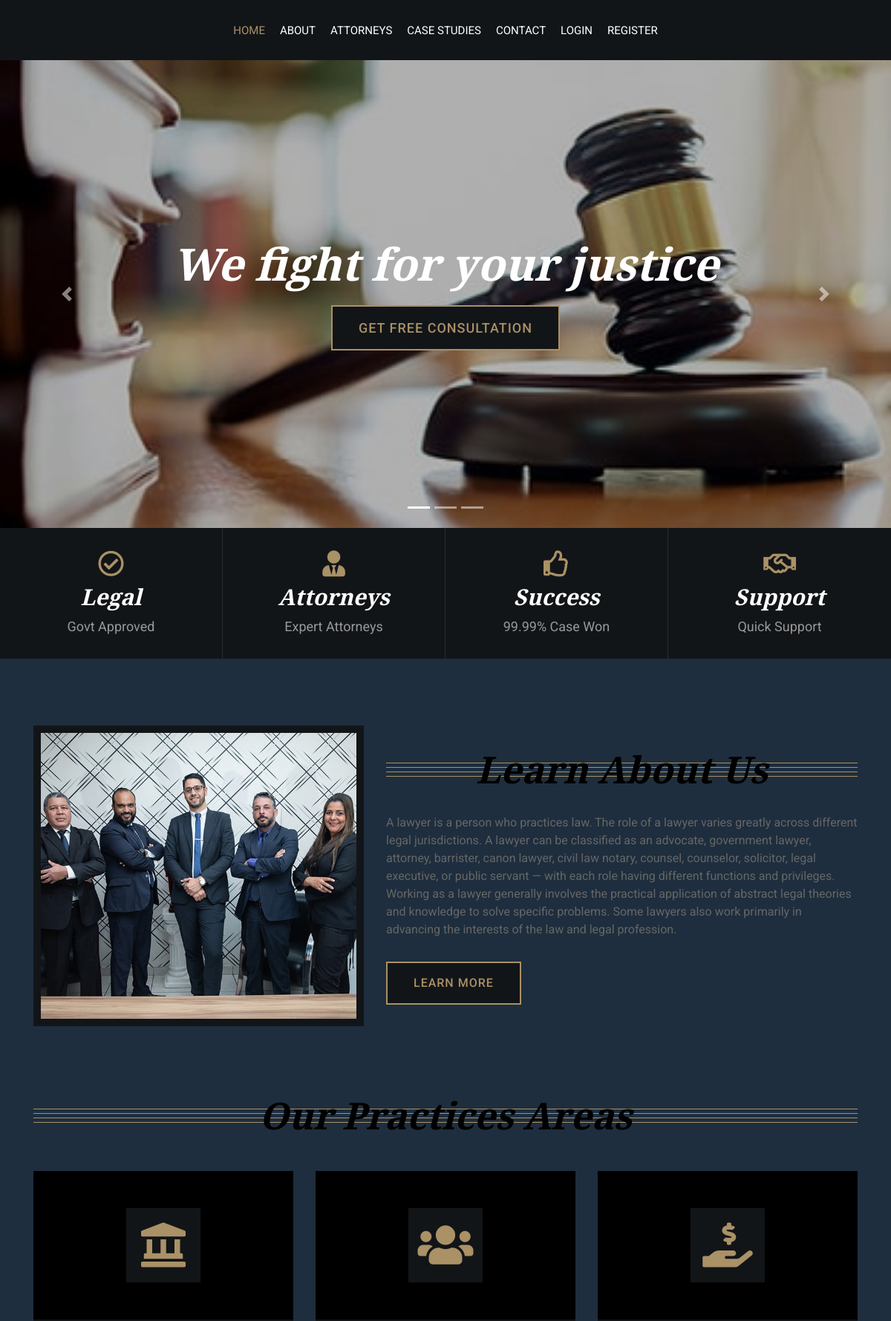
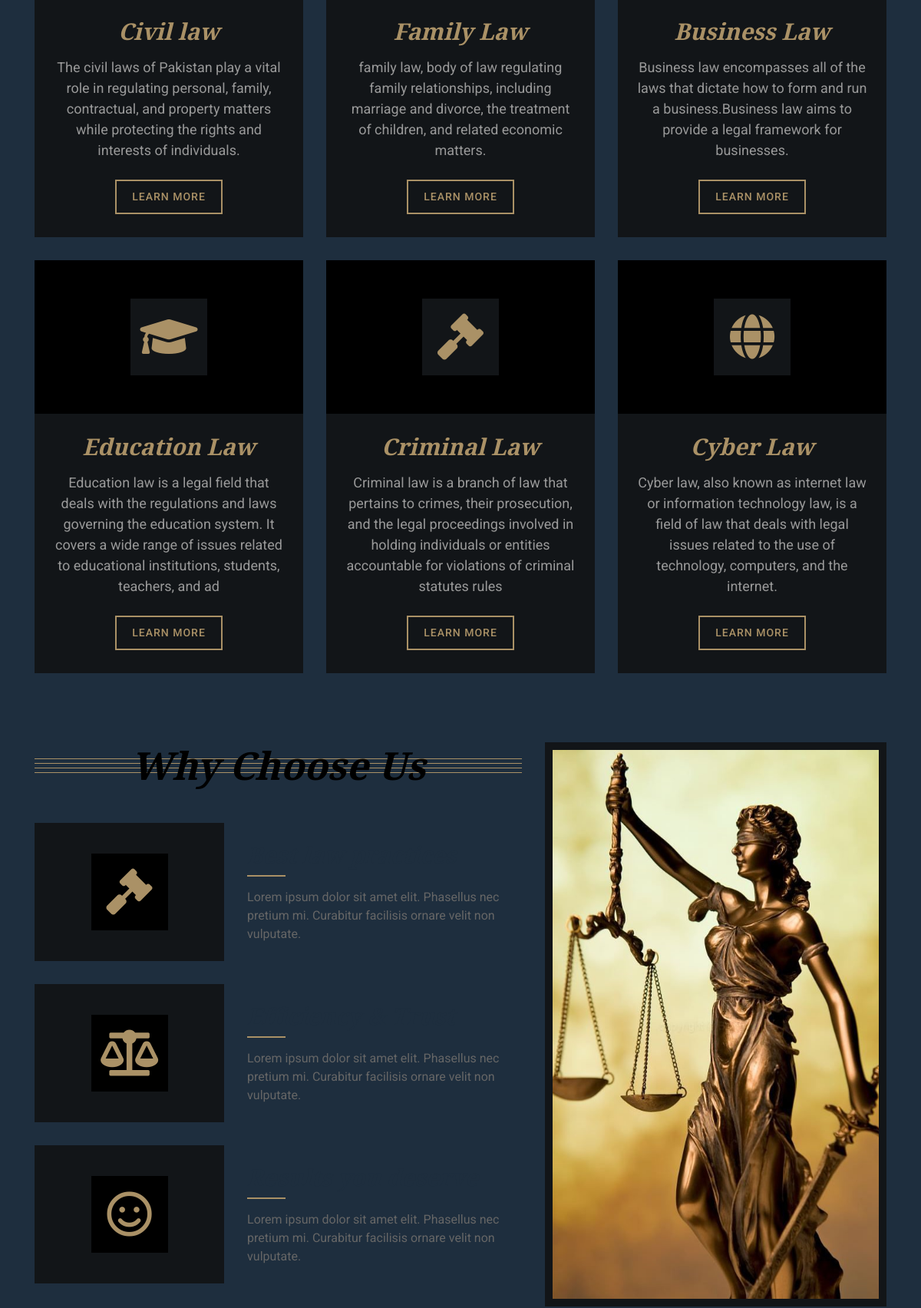
The page / (upper part) on the database its author committed (2 pictures, top to bottom).
### tables this page shows
CREATE TABLE `law` (
  `law_id` int(11) NOT NULL,
  `law_name` varchar(255) NOT NULL,
  `law_description` varchar(200) NOT NULL,
  `law_logo` varchar(200) NOT NULL,
  `type` varchar(200) NOT NULL,
  `status` varchar(200) NOT NULL
);

### index.php (the view, shortened to what this page needs)
<?php require "hader/navbar.php" ?>
<?php require "connection/connection.php" ?>
<?php
$law_sql = "SELECT * FROM `law`";
$law_prepare = $connection->prepare($law_sql);
$law_prepare->execute();
$law_fetch = $law_prepare->fetchAll(PDO::FETCH_ASSOC);
?>
            <div id="carousel" class="carousel slide" data-ride="carousel">
                <ol class="carousel-indicators">
                    <li data-target="#carousel" data-slide-to="0" class="active"></li>
                    <li data-target="#carousel" data-slide-to="1"></li>
                    <li data-target="#carousel" data-slide-to="2"></li>
                </ol>
                <div class="carousel-inner">
                    <div class="carousel-item active">
                        <img src="img/portfolio-2.jpg" alt="Carousel Image">
                        <div class="carousel-caption">
                            <h1 class="animated fadeInLeft">We fight for your justice</h1>
                            <a class="btn animated fadeInUp" href="#">Get free consultation</a>
                        </div>
                    </div>
                </div>
                <a class="carousel-control-prev" href="#carousel" role="button" data-slide="prev">
                    <span class="carousel-control-prev-icon" aria-hidden="true"></span>
                </a>
                <a class="carousel-control-next" href="#carousel" role="button" data-slide="next">
                    <span class="carousel-control-next-icon" aria-hidden="true"></span>
                </a>
            </div>
            <div class="feature-top">
                <div class="container-fluid">
                    <div class="row align-items-center">
                        <div class="col-md-3 col-sm-6">
                            <div class="feature-item">
                                <i class="far fa-check-circle"></i>
                                <h3>Legal</h3>
                                <p>Govt Approved</p>
                            </div>
                        </div>
                        <div class="col-md-3 col-sm-6">
                            <div class="feature-item">
                                <i class="fa fa-user-tie"></i>
                                <h3>Attorneys</h3>
                                <p>Expert Attorneys</p>
                            </div>
                        </div>
                        <div class="col-md-3 col-sm-6">
                            <div class="feature-item">
                                <i class="far fa-thumbs-up"></i>
                                <h3>Success</h3>
                                <p>99.99% Case Won</p>
                            </div>
                        </div>
                        <div class="col-md-3 col-sm-6">
                            <div class="feature-item">
                                <i class="far fa-handshake"></i>
                                <h3>Support</h3>
                                <p>Quick Support</p>
                            </div>
                        </div>
                    </div>
                </div>
            </div>
            <div class="about">
                <div class="container">
                    <div class="row align-items-center">
                        <div class="col-lg-5 col-md-6">
                            <div class="about-img">
                                <img src="img/about.jpg" alt="Image">
                            </div>
                        </div>
                        <div class="col-lg-7 col-md-6">
                            <div class="section-header">
                                <h2>Learn About Us</h2>
                            </div>
                            <div class="about-text">
                            <p>A lawyer is a person who practices law. The role of a lawyer varies greatly across different legal jurisdictions. A lawyer can be classified as an advocate, government lawyer, attorney, barrister, canon lawyer, civil law notary, counsel, counselor, solicitor, legal executive, or public servant — with each role having different functions and privileges. Working as a lawyer generally involves the practical application of abstract legal theories and knowledge to solve specific problems. Some lawyers also work primarily in advancing the interests of the law and legal profession.</p>
                                <a class="btn" href="about.php">Learn More</a>
                            </div>
                        </div>
                    </div>
                </div>
            </div>
            <div class="service">
                <div class="container">
                    <div class="section-header">
                        <h2>Our Practices Areas</h2>
                    </div>
                    <div class="row">
<?php
foreach($law_fetch as $data){
?>
                        <div class="col-lg-4 col-md-6">
                            <div class="service-item">
                                <div class="service-icon">
                                    <i class="<?php echo $data['law_logo']?>"></i>
                                </div>
                                <h3><?php echo $data['law_name']?></h3>
                                <p><?php echo $data['law_description']?></p>
                                <a class="btn" href="single.php?type=<?php echo $data['type']?>" >Learn More</a>
                            </div>
                        </div>
<?php
}
?>
</div>
                </div>
            </div>
            <div class="feature">
                <div class="container">
                    <div class="row">
                        <div class="col-md-7">
                            <div class="section-header">
                                <h2>Why Choose Us</h2>
                            </div>
                            <div class="row align-items-center feature-item">
                                <div class="col-5">
                                    <div class="feature-icon">
                                        <i class="fa fa-gavel"></i>
                                    </div>
                                </div>
                                <div class="col-7">
                                    <h3>Best law practices</h3>
                                    <p>
                                        Lorem ipsum dolor sit amet elit. Phasellus nec pretium mi. Curabitur facilisis ornare velit non vulputate.
                                    </p>
                                </div>
                            </div>
                            <div class="row align-items-center feature-item">
                                <div class="col-5">
                                    <div class="feature-icon">
                                        <i class="fa fa-balance-scale"></i>
                                    </div>
                                </div>
                                <div class="col-7">
                                    <h3>Efficiency & Trust</h3>
                                    <p>
                                        Lorem ipsum dolor sit amet elit. Phasellus nec pretium mi. Curabitur facilisis ornare velit non vulputate.
                                    </p>
                                </div>
                            </div>
                            <div class="row align-items-center feature-item">
                                <div class="col-5">
                                    <div class="feature-icon">
                                        <i class="far fa-smile"></i>
                                    </div>
                                </div>
                                <div class="col-7">
                                    <h3>Results you deserve</h3>
                                    <p>
                                        Lorem ipsum dolor sit amet elit. Phasellus nec pretium mi. Curabitur facilisis ornare velit non vulputate.
                                    </p>
                                </div>
                            </div>
                        </div>
                        <div class="col-md-5">
                            <div class="feature-img">
                                <img src="img/feature.jpg" alt="Feature">
                            </div>
                        </div>
                    </div>
                </div>
            </div>
    </body>
</html>

### rows shown on the page
law: law_name "Civil law", law_description "The civil laws of Pakistan play a vital role in regulating personal, family, contractual, and property matters while protecting the rights and interests of individuals."
law: law_name "Family Law", law_description "family law, body of law regulating family relationships, including marriage and divorce, the treatment of children, and related economic matters."
law: law_name "Business Law", law_description "Business law encompasses all of the laws that dictate how to form and run a business.Business law aims to provide a legal framework for businesses."
law: law_name "Education Law", law_description "Education law is a legal field that deals with the regulations and laws governing the education system. It covers a wide range of issues related to educational institutions, students, teachers, and ad"
law: law_name "Criminal Law", law_description "Criminal law is a branch of law that pertains to crimes, their prosecution, and the legal proceedings involved in holding individuals or entities accountable for violations of criminal statutes rules"
law: law_name "Cyber Law", law_description "Cyber law, also known as internet law or information technology law, is a field of law that deals with legal issues related to the use of technology, computers, and the internet."
